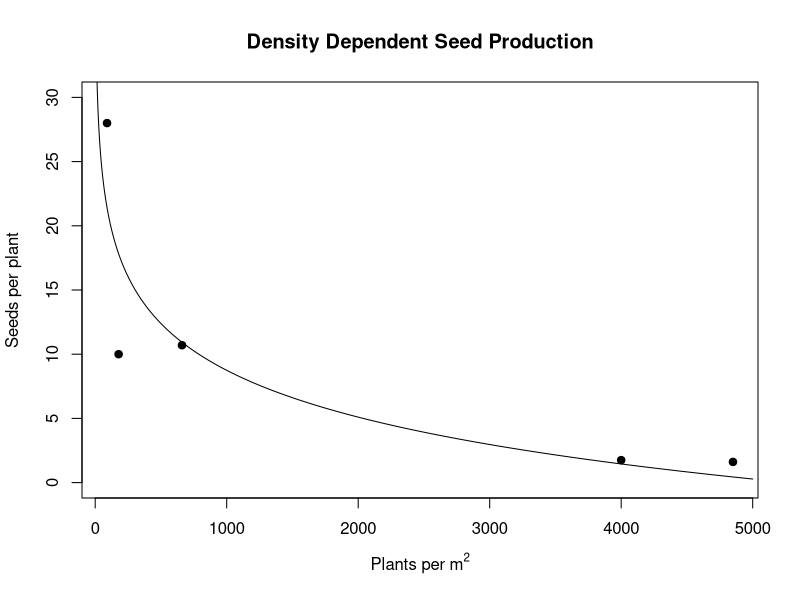

Source code (R):
#population values for control experiments
x <- c(660,4000,178,90,4850)
#seed output per plant for control
y <- c(10.7,1.75,10,28,1.61)
mydf5 <- data.frame(x,y)

#mean of seed output at highest densities; used to calculate seed output at K
otherwise <- mean(c(1.75,1.61))

plot(mydf5,xlab=expression("Plants per"~m^{2}),ylab="Seeds per plant",pch=19,ylim=c(0,30),
     main="Density Dependent Seed Production")

#to produce logarithmic line, predict function was used
fit <- lm(y~log(x))
x=seq(from=1,to=5000,length.out=1000)
y=predict(fit,newdata=list(x=seq(from=1,to=5000,length.out=1000)))
mydf6 <- data.frame(x,y)
lines(y~x,data=mydf6,xpd=F)

